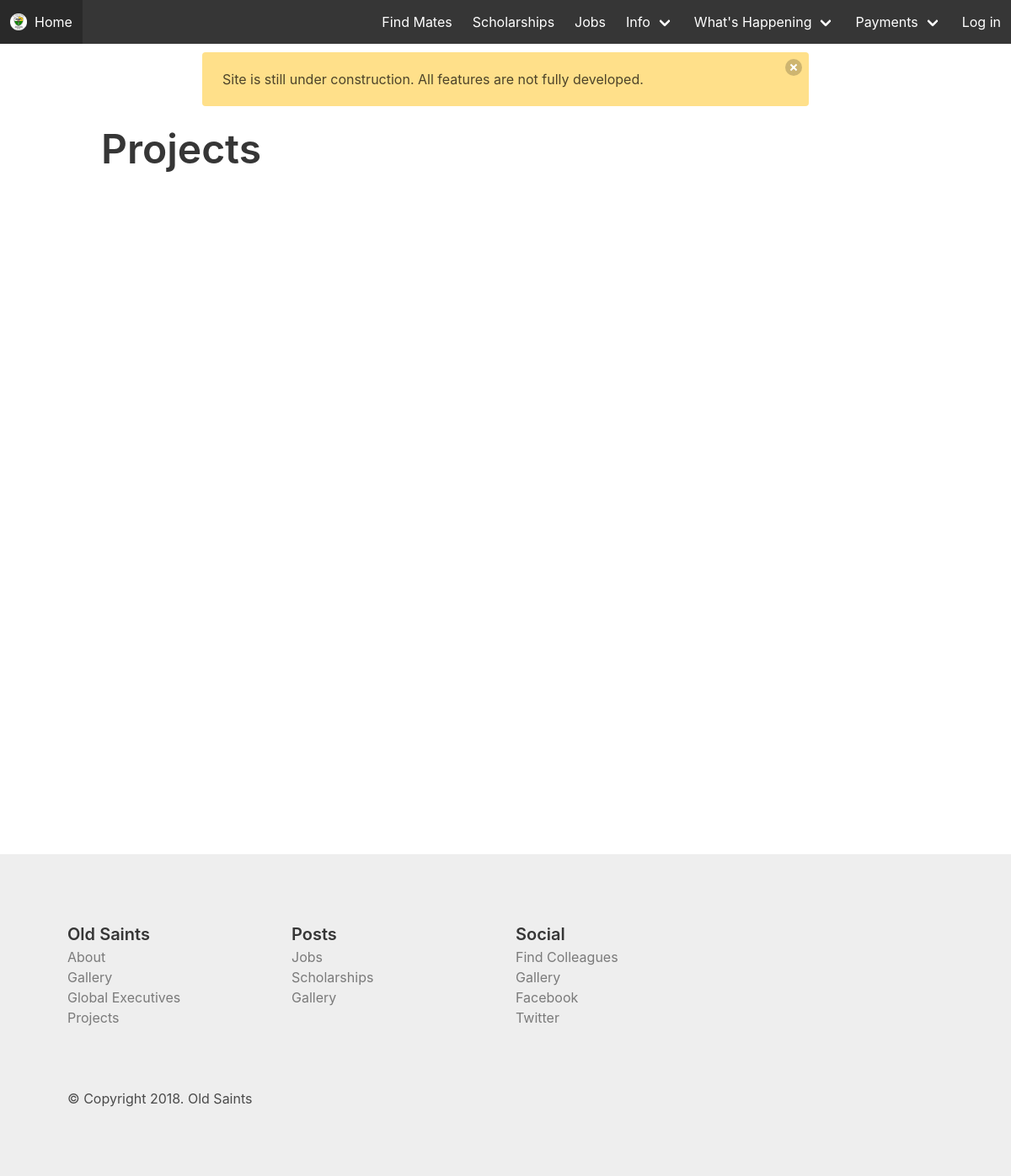
The page /projects/ on the database as committed earlier.
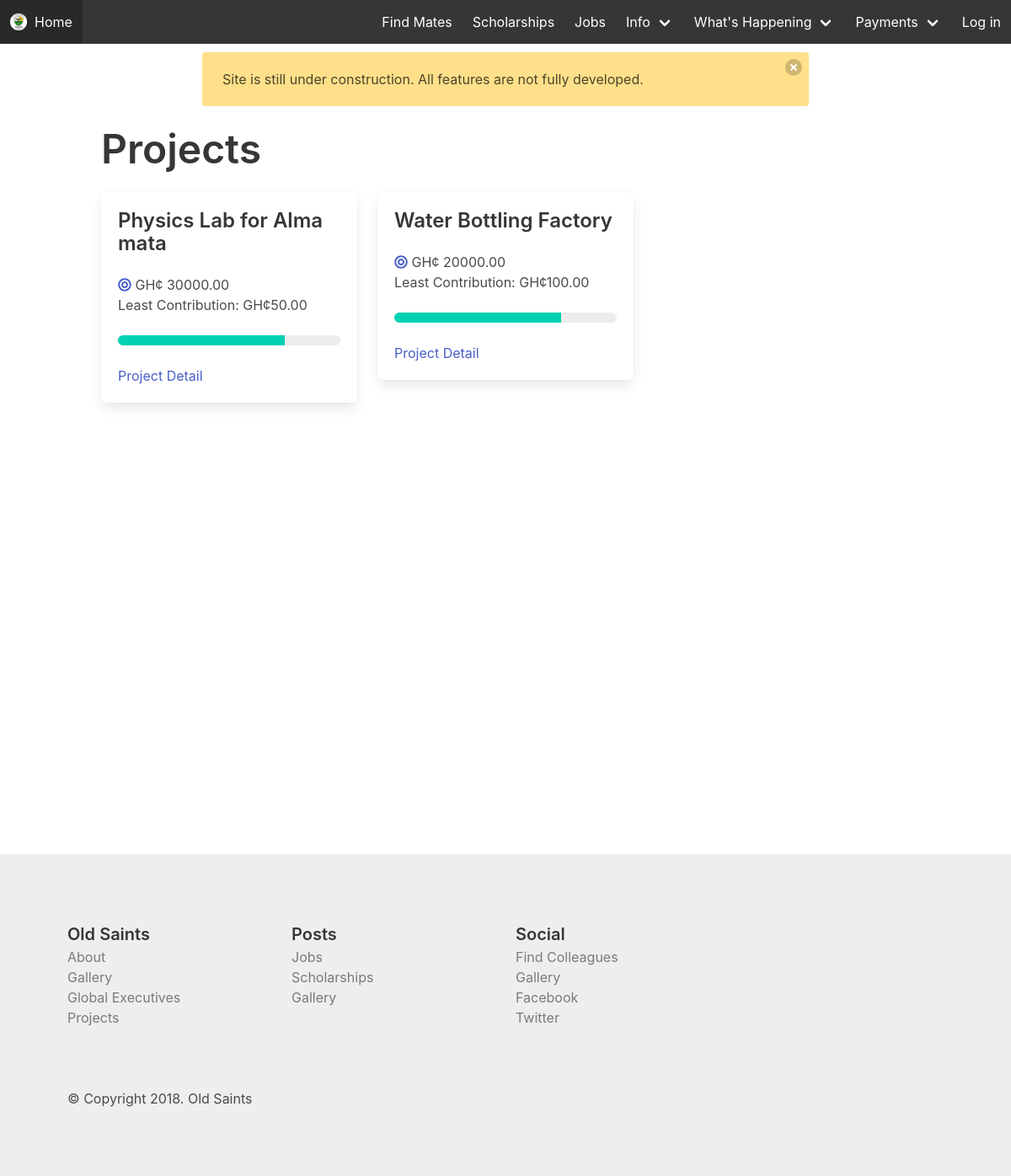
The same page on the database as committed later.
### web/models.py (models this page shows, shortened)
class Project(models.Model):
    title = models.CharField(max_length=100)
    description = models.TextField()
    target = models.DecimalField(decimal_places=2, max_digits=10)
    payment_deadline = models.DateField()
    least_contribution = models.DecimalField(decimal_places=2, max_digits=6)
    active = models.BooleanField(default=True)
    date_created = models.DateTimeField(auto_now_add=True)
    project_type = models.ForeignKey(ProjectType, related_name="project", on_delete=models.CASCADE)
    class Meta:
        ordering = ('-date_created', )

### web/views.py (the view)
# urls.py: url(r'^projects/$', views.projects, name="projects"),
def projects(request):
    context = {
        "projects": Project.objects.all()
    }
    return render(request, "web/projects.html", context)

### web/templates/web/projects.html (shortened to what this page needs)
{% extends "web/base.html" %}
{% block content %}
<div class="container">
    <p class="title is-1">Projects</p>
    <div class="columns is-multiline is-mobile">
        {% for post in projects %}
        <div class="column is-one-third">
            <div class="box">
                <p class="title is-4">{{post.title}}</p>
                <p><i class="fas fa-bullseye has-text-link"></i> GH¢ {{post.target}} <br>Least Contribution: GH¢{{post.least_contribution}}</p>
                <br>
                <progress class="progress is-primary is-small" value="75" max="100">75%</progress>
                <a href="{% url 'web:project_detail' post.id %}">Project Detail</a>
            </div>
        </div>
        {% endfor %}
    </div>
</div>
{% endblock content %}

### web/templates/web/base.html (shortened to what this page needs)
{% load static %}
<!DOCTYPE html>
<html lang="en">
<head>
    <link rel="stylesheet" href="https://cdnjs.cloudflare.com/ajax/libs/bulma/0.7.1/css/bulma.min.css" />
    <link rel="stylesheet" href="{% static 'web/css/main.css' %}">
</head>
<body>
    <header>
        <nav class="navbar is-dark" role="navigation" aria-label="main navigation">
            <div class="navbar-brand">
                <a class="navbar-item" href="/">
                    <img src="{% static 'web/images/oldsaints-01.png' %}" alt="Old Saints" width="20" height="20"> &nbsp;{% if home %}
                    Old Saints
                    {% else %}
                    Home
                    {% endif %}
                </a>
            </div>
            <div class="navbar-menu">
                <div class="navbar-end">
                    <a class="navbar-item" href="{% url 'web:find_mate' %}">
                        Find Mates
                    </a>
                    <a class="navbar-item" href="{% url 'web:scholarships' %}">
                        Scholarships
                    </a>
                    <a class="navbar-item" href="{% url 'web:jobs' %}">
                        Jobs
                    </a>
                    <div class="navbar-item has-dropdown is-hoverable">
                        <a class="navbar-link">
                            Info
                        </a>
                    </div>
                    <div class="navbar-item has-dropdown is-hoverable">
                        <a class="navbar-link">
                            What's Happening
                        </a>
                    </div>
                    <div class="navbar-item has-dropdown is-hoverable">
                        <a class="navbar-link">
                            Payments
                        </a>
                    </div>
                    {% if user.is_authenticated %}
                    {% if user.is_superuser %}
                    <div class="navbar-item has-dropdown is-hoverable">
                        <a class="navbar-link">
                            {{user.get_full_name}}
                        </a>
                        <div class="navbar-dropdown is-boxed">
                            <a class="navbar-item" target="_blank" href="/admin/web/">
                                Admin Site
                            </a>
                            <a class="navbar-item" href="">
                                Profile
                            </a>
                        </div>
                    </div>
                    {% else %}
                    <a class="navbar-item" href="">
                        {{user.get_full_name}}
                    </a>
                    {% endif %} {% else %}
                    <a class="navbar-item" href="{% url 'web:login' %}">
                        Log in
                    </a>
                    {% endif %}
                </div>
            </div>
        </nav>
    </header>
    <div class="notification is-warning" style="width: 60%; margin-left: auto; margin-right: auto; margin-top: 10px;">
        <button class="delete"></button>
        Site is still under construction. All features are not fully developed.
    </div>
    <div class="content-block">
        {% block content %} {% endblock content %}
    </div>
    <footer>
        <div class="columns">
            <div class="column">
                <h4 class="is-size-5 has-text-weight-semibold  has-text-grey-darker">Old Saints</h4>
                <ul>
                    <li>
                        <a href="{% url 'web:about' %}" class="has-text-grey">About</a>
                    </li>
                    <li>
                        <a href="{% url 'web:gallery' %}" class="has-text-grey">Gallery</a>
                    </li>
                    <li>
                        <a href="{% url 'web:global_executives' %}" class="has-text-grey">Global Executives</a>
                    </li>
                    <li>
                        <a href="" class="has-text-grey">Projects</a>
                    </li>
                </ul>
            </div>
            <div class="column">
                <h4 class="is-size-5 has-text-weight-semibold  has-text-grey-darker">Posts</h4>
                <ul>
                    <li>
                        <a href="{% url 'web:jobs' %}" class="has-text-grey">Jobs</a>
                    </li>
                    <li>
                        <a href="{% url 'web:scholarships' %}" class="has-text-grey">Scholarships</a>
                    </li>
                    <li>
                        <a href="" class="has-text-grey">Gallery</a>
                    </li>
                </ul>
            </div>
            <div class="column">
                <h4 class="is-size-5 has-text-weight-semibold  has-text-grey-darker">Social</h4>
                <ul>
                    <li>
                        <a href="{% url 'web:find_mate' %}" class="has-text-grey">Find Colleagues</a>
                    </li>
                    <li>
                        <a href="" class="has-text-grey">Gallery</a>
                    </li>
                    <li>
                        <a href="" class="has-text-grey">Facebook</a>
                    </li>
                    <li>
                        <a href="" class="has-text-grey">Twitter</a>
                    </li>
                </ul>
            </div>
            <div class="column">
            </div>
        </div>
        <br>
        <br> &copy; Copyright 2018. Old Saints
    </footer>
</body>
</html>

### web/static/web/css/main.css (style rules this page uses)
footer { margin-top: 4em; padding: 5em; background: #eee }
.content-block { min-height: 100vh; }

Rows that differ between the two databases and show on the page:
added Project: title "Physics Lab for Alma mata", target "30000.00", least_contribution "50.00"
added Project: title "Water Bottling Factory", target "20000.00", least_contribution "100.00"
